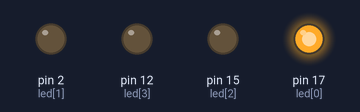
The sketch below on a simulated Arduino Uno, built with avr-gcc and run on an emulated ATmega328P. Parts: output pins drawn as LEDs (lit = HIGH).

Above: at 0.3 s.
At 0.7 s:
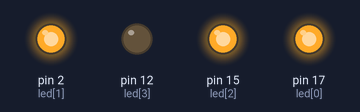
At 1.2 s:
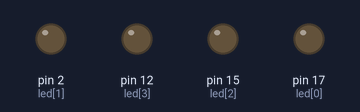
At 1.7 s:
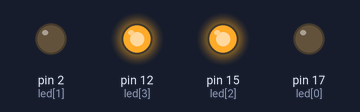
At 2.5 s:
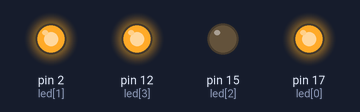
At 4.0 s:
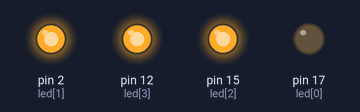
Timing chart, 0 to 4.6 s (numbered marks = the images above):
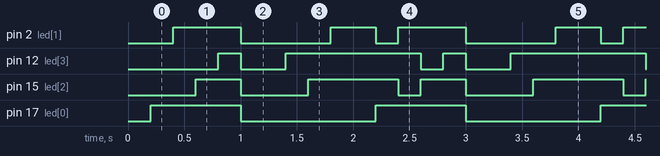

The sketch:

led5.2.ino
```cpp
int led[4] = {17, 2, 15, 12};

void setup() {
  Serial.begin(115200);
  pinMode(led[0], OUTPUT);
  pinMode(led[1], OUTPUT);
  pinMode(led[2], OUTPUT);
  pinMode(led[3], OUTPUT);

}

void loop() {

  digitalWrite(led[0], LOW);
  delay(200);
  digitalWrite(led[0], HIGH);

  digitalWrite(led[1], LOW);
  delay(200);
  digitalWrite(led[1], HIGH);

  digitalWrite(led[2], LOW);
  delay(200);
  digitalWrite(led[2], HIGH);

  digitalWrite(led[3], LOW);
  delay(200);
  digitalWrite(led[3], HIGH);

//-------------------------------------------------

  digitalWrite(led[0], HIGH);
  digitalWrite(led[1], HIGH);
  digitalWrite(led[2], HIGH);
  digitalWrite(led[3], HIGH);
  delay(200);

  digitalWrite(led[0], LOW);
  digitalWrite(led[1], LOW);
  digitalWrite(led[2], LOW);
  digitalWrite(led[3], LOW);
  delay(200);

//-------------------------------------------------

  digitalWrite(led[3], LOW);
  delay(200);
  digitalWrite(led[3], HIGH);

  digitalWrite(led[2], LOW);
  delay(200);
  digitalWrite(led[2], HIGH);

  digitalWrite(led[1], LOW);
  delay(200);
  digitalWrite(led[1], HIGH);

  digitalWrite(led[0], LOW);
  delay(200);
  digitalWrite(led[0], HIGH);
}
```

Measured:
- by itself, pin 2 (led[1]): repeats every 2.0 s: LOW 0.80 s, HIGH 0.40 s, LOW 0.20 s, HIGH 0.60 s
- by itself, pin 12 (led[3]): repeats every 2.0 s: LOW 0.40 s, HIGH 1.2 s, LOW 0.20 s, HIGH 0.20 s
- by itself, pin 15 (led[2]): repeats every 2.0 s: LOW 0.60 s, HIGH 0.80 s, LOW 0.20 s, HIGH 0.40 s
- by itself, pin 17 (led[0]): alternates HIGH for 0.80 s and LOW for 1.2 s
